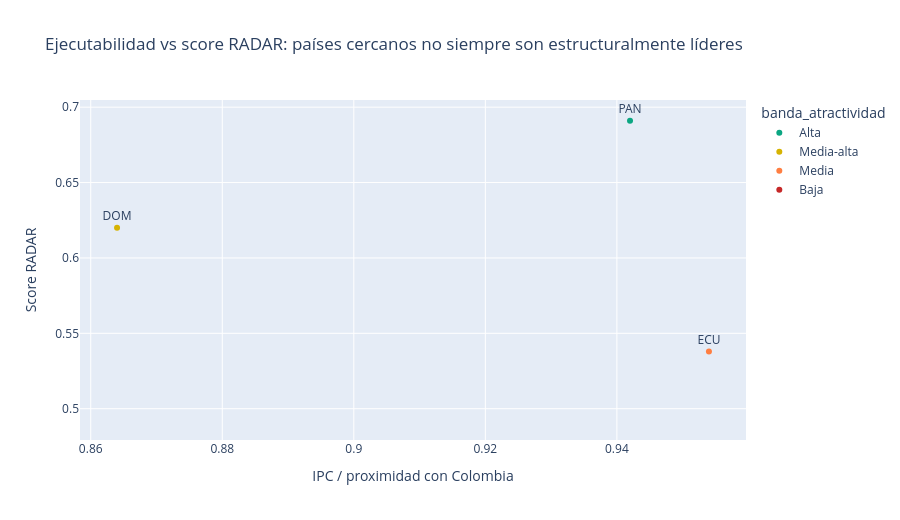

Here is the notebook cell this chart was saved with:
### Markdown cell above
## 5. Descomposición RADAR: estructura, proximidad y momentum

RADAR integra tres señales distintas:

- **TOPSIS:** atractivo estructural del país.
- **IPC:** proximidad y afinidad con Colombia.
- **Trend:** momentum macroeconómico reciente.

La utilidad ejecutiva de esta descomposición es evitar una lectura ingenua: un país estructuralmente fuerte puede bajar si es menos ejecutable para Cibest; un país cercano puede subir, pero requerir una tesis selectiva.

### Code cell
# -----------------------------------------------------------------------------
# Component-level fallback: known movements and IPC anchors from previous outputs.
# When live outputs are available, replace this with component_df from Notebook 03.
# -----------------------------------------------------------------------------
component_display = radar_global.copy()
component_display["topsis_score"] = np.nan
component_display["ipc"] = np.nan
component_display["trend"] = np.nan
component_display.loc[component_display["country_iso3"].eq("ECU"), "ipc"] = 0.954
component_display.loc[component_display["country_iso3"].eq("PAN"), "ipc"] = 0.942
component_display.loc[component_display["country_iso3"].eq("DOM"), "ipc"] = 0.864

known_delta = {
    "PAN": 7, "CRI": 4, "DOM": 7, "ECU": 12,
    "CAN": -12, "USA": -5, "BHS": -8, "JAM": -11,
}
component_display["delta_rank_radar_vs_topsis"] = component_display["country_iso3"].map(known_delta)

# Contribution columns are created only if components are available. Otherwise warn.
if component_display[["topsis_score", "ipc", "trend"]].notna().sum().sum() == 0:
    warn_missing("component_df completo", "se mostrarán movimientos conocidos y se deberá recalcular la descomposición TOPSIS/IPC/Trend desde Notebook 03 o el repositorio src/.")

raisers = component_display.dropna(subset=["delta_rank_radar_vs_topsis"]).sort_values("delta_rank_radar_vs_topsis", ascending=False).head(8)
fallers = component_display.dropna(subset=["delta_rank_radar_vs_topsis"]).sort_values("delta_rank_radar_vs_topsis").head(8)

movement_table = pd.concat([
    raisers.assign(tipo_movimiento="Sube en RADAR"),
    fallers.assign(tipo_movimiento="Baja en RADAR"),
], ignore_index=True)

display(style_table(
    movement_table[["country_iso3", "radar_score", "rank", "ipc", "delta_rank_radar_vs_topsis", "tipo_movimiento"]],
    gradient_cols=["radar_score", "ipc", "delta_rank_radar_vs_topsis"],
    gradient_cmap="RdYlGn",
    format_dict={"radar_score": "{:.3f}", "ipc": "{:.3f}", "delta_rank_radar_vs_topsis": "{:+.0f}"},
).set_caption("Movimientos estratégicos entre TOPSIS y RADAR"))

fig = px.scatter(
    component_display,
    x="ipc",
    y="radar_score",
    text="country_iso3",
    color="banda_atractividad",
    color_discrete_map=TIER_COLORS,
    title="Ejecutabilidad vs score RADAR: países cercanos no siempre son estructuralmente líderes",
)
fig.update_traces(textposition="top center")
fig.update_layout(xaxis_title="IPC / proximidad con Colombia", yaxis_title="Score RADAR", height=520)
fig.show()

insight_box(
    "Lectura de movimientos",
    "Los países que suben al pasar de TOPSIS a RADAR suelen ganar por proximidad o momentum. Los que bajan pueden seguir siendo estructuralmente atractivos, pero menos ejecutables desde Colombia o menos alineados al horizonte actual."
)

### Figure 1 — Plotly figure (JSON) as saved in the notebook; plotly's stock layout.template omitted (floating-point values rounded to 4 significant figures)
{"data": [{"hovertemplate": "banda_atractividad=Alta<br>ipc=%{x}<br>radar_score=%{y}<br>country_iso3=%{text}<extra></extra>", "legendgroup": "Alta", "marker": {"color": "#0BA682", "symbol": "circle"}, "mode": "markers+text", "name": "Alta", "orientation": "v", "showlegend": true, "text": ["PAN", "CRI", "ESP"], "textposition": "top center", "type": "scatter", "x": [0.942, NaN, NaN], "xaxis": "x", "y": [0.691, 0.653, 0.627], "yaxis": "y"}, {"hovertemplate": "banda_atractividad=Media-alta<br>ipc=%{x}<br>radar_score=%{y}<br>country_iso3=%{text}<extra></extra>", "legendgroup": "Media-alta", "marker": {"color": "#D6B302", "symbol": "circle"}, "mode": "markers+text", "name": "Media-alta", "orientation": "v", "showlegend": true, "text": ["DOM", "CHL", "USA"], "textposition": "top center", "type": "scatter", "x": [0.864, NaN, NaN], "xaxis": "x", "y": [0.62, 0.569, 0.552], "yaxis": "y"}, {"hovertemplate": "banda_atractividad=Media<br>ipc=%{x}<br>radar_score=%{y}<br>country_iso3=%{text}<extra></extra>", "legendgroup": "Media", "marker": {"color": "#FF7E41", "symbol": "circle"}, "mode": "markers+text", "name": "Media", "orientation": "v", "showlegend": true, "text": ["URY", "ECU", "MEX"], "textposition": "top center", "type": "scatter", "x": [NaN, 0.954, NaN], "xaxis": "x", "y": [0.539, 0.538, 0.533], "yaxis": "y"}, {"hovertemplate": "banda_atractividad=Baja<br>ipc=%{x}<br>radar_score=%{y}<br>country_iso3=%{text}<extra></extra>", "legendgroup": "Baja", "marker": {"color": "#C62828", "symbol": "circle"}, "mode": "markers+text", "name": "Baja", "orientation": "v", "showlegend": true, "text": ["GTM", "PER", "SLV", "HND", "CAN", "BHS"], "textposition": "top center", "type": "scatter", "x": [NaN, NaN, NaN, NaN, NaN, NaN], "xaxis": "x", "y": [0.53, 0.521, 0.516, 0.513, 0.506, 0.493], "yaxis": "y"}], "layout": {"height": 520, "legend": {"title": {"text": "banda_atractividad"}, "tracegroupgap": 0}, "title": {"text": "Ejecutabilidad vs score RADAR: países cercanos no siempre son estructuralmente líderes"}, "xaxis": {"anchor": "y", "domain": [0, 1], "title": {"text": "IPC / proximidad con Colombia"}}, "yaxis": {"anchor": "x", "domain": [0, 1], "title": {"text": "Score RADAR"}}}}
